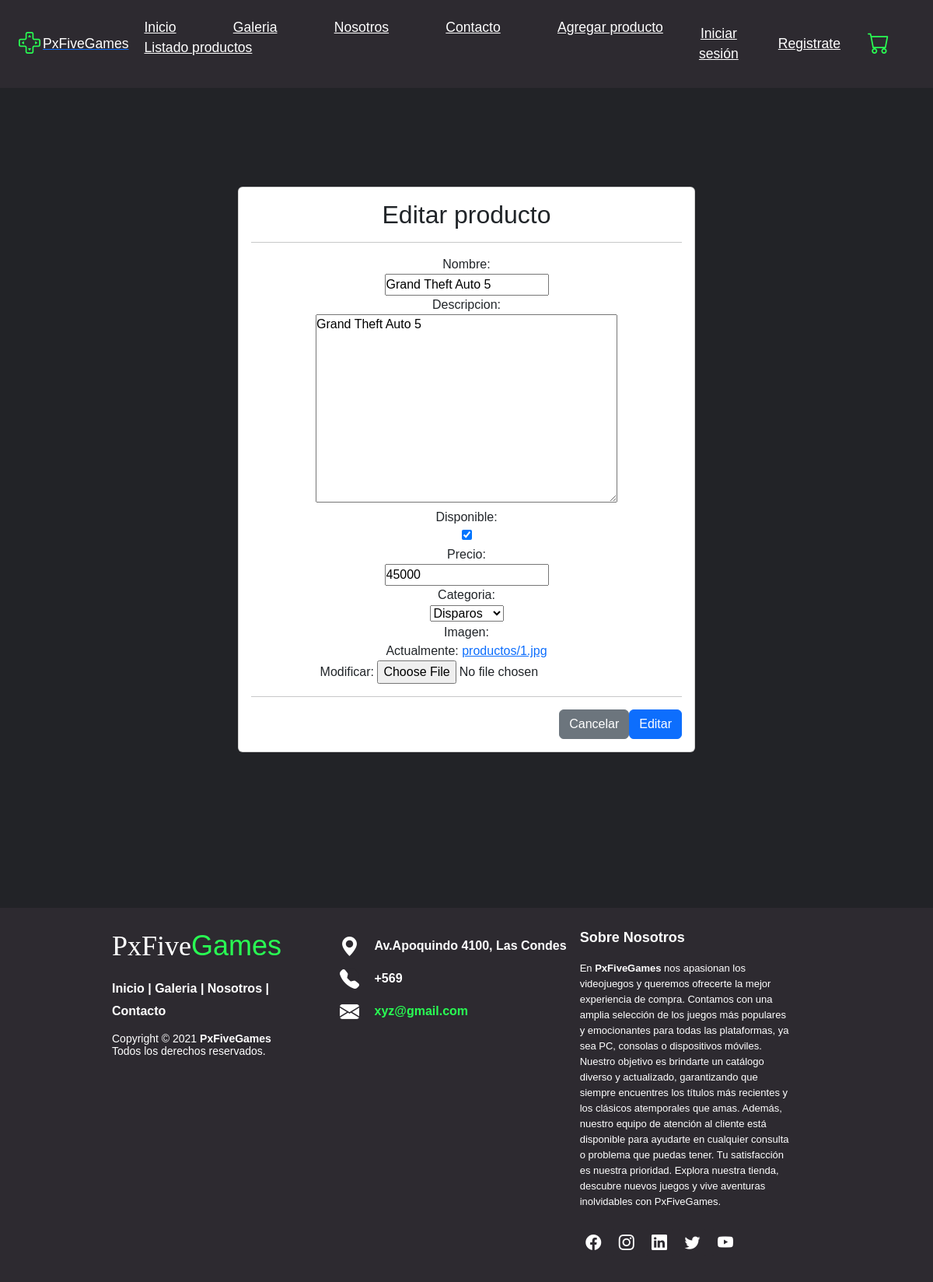
Page /modificar-producto/1/ on the committed database.
### pxfivegames/models.py (models this page shows, shortened)
class Producto(models.Model):
    nombre = models.CharField(max_length=50)
    descripcion = models.TextField()
    disponible = models.BooleanField()
    precio = models.IntegerField()
    categoria = models.ForeignKey(Categoria, on_delete=models.PROTECT)
    imagen = models.ImageField(upload_to="productos", null=True)

class Categoria(models.Model):
    nombre = models.CharField(max_length=50)
    def __str__(self):
        return self.nombre

### pxfivegames/views.py (the view, shortened to what this page needs)
# urls.py: path('modificar-producto/<id>/', modificar_producto, name="modificar_producto"),
def modificar_producto(request, id):
    producto = get_object_or_404(Producto, id=id)
    data = {
        'form': ProductoForm(instance=producto)
    }
    return render(request, 'pxfivegames/producto/modificar.html', data)

### pxfivegames/forms.py
class ProductoForm(forms.ModelForm):
    class Meta:
        model = Producto
        fields = '__all__'

### pxfivegames/templates/pxfivegames/producto/modificar.html (shortened to what this page needs)
{% extends 'pxfivegames/base.html' %}
{% block contenido %}
<div class="row">
  <div class="col-12 col-md-6 offset-md-3">
    <br><br><br><br><br>
    <div class="card">
      <div class="card-body">
        <h2>Editar producto</h2>
        <hr>
        <form action="" method="post" enctype="multipart/form-data">
          {% csrf_token %} {{ form }}
          <hr>
          <div class="d-flex justify-content-end">
            <input type="reset" value="Cancelar" class="btn btn-secondary" />
            <input type="submit" value="Editar" class="btn btn-primary" />
          </div>
        </form>
      </div>
    </div>
  </div>
</div>
{% endblock %}

### pxfivegames/static/pxfivegames/css/style.css (style rules this page uses)
* { padding: 0; margin: 0; box-sizing: border-box; font-family: "Poppins", sans-serif; text-decoration: none; list-style: none; }
:root { --bg-color: #222327; --contrast-color: #2d2a30; --text-color: #fff; --main-color: #29fd53; }
body { min-height: 100vh; background: var(--bg-color); color: var(--text-color); text-align: center; }

### pxfivegames/templates/pxfivegames/producto/modificar.html (style rules this page uses)
label { width: 100%; height: 50%; }

### rows in the picture
Producto: nombre "Grand Theft Auto 5", descripcion "Grand Theft Auto 5", disponible "☑", precio "45000", categoria "Disparos"
